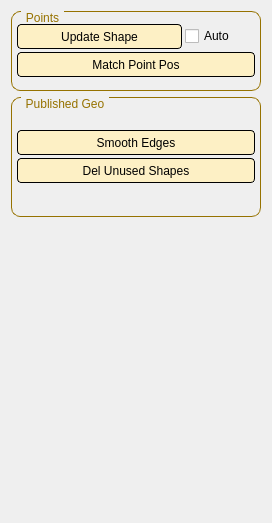
      <widget class="QWidget" name="tab_7">
       <attribute name="title">
        <string>Mesh Control</string>
       </attribute>
       <layout class="QGridLayout" name="gridLayout_50">
        <item row="0" column="0">
         <layout class="QGridLayout" name="gridLayout_48">
          <item row="0" column="0">
           <widget class="QGroupBox" name="groupBox_39">
            <property name="sizePolicy">
             <sizepolicy hsizetype="Preferred" vsizetype="Expanding">
              <horstretch>0</horstretch>
              <verstretch>0</verstretch>
             </sizepolicy>
            </property>
            <property name="minimumSize">
             <size>
              <width>250</width>
              <height>80</height>
             </size>
            </property>
            <property name="maximumSize">
             <size>
              <width>250</width>
              <height>80</height>
             </size>
            </property>
            <property name="styleSheet">
             <string notr="true">QGroupBox {
    border: 1px solid gray;
    border-radius: 9px;
    margin-top: 0.5em;
border-color:  rgb(150, 114, 0);
}

QGroupBox::title {
    subcontrol-origin: margin;
    left: 10px;
    padding: 0 3px 0 3px;
	color:  rgb(150, 114, 0);
}</string>
            </property>
            <property name="title">
             <string>Points</string>
            </property>
            <layout class="QGridLayout" name="gridLayout_31">
             <property name="leftMargin">
              <number>5</number>
             </property>
             <property name="topMargin">
              <number>5</number>
             </property>
             <property name="rightMargin">
              <number>5</number>
             </property>
             <property name="bottomMargin">
              <number>5</number>
             </property>
             <property name="spacing">
              <number>3</number>
             </property>
             <item row="0" column="0">
              <layout class="QGridLayout" name="gridLayout_28">
               <property name="spacing">
                <number>3</number>
               </property>
               <item row="0" column="0">
                <widget class="QPushButton" name="btn_meshUpdateOrig">
                 <property name="minimumSize">
                  <size>
                   <width>110</width>
                   <height>25</height>
                  </size>
                 </property>
                 <property name="toolTip">
                  <string>Updates Target mesh to shape of Source mesh. Works on Mesh, Select SOURCE then TARGET. Auto option for multi mesh updates.</string>
                 </property>
                 <property name="styleSheet">
                  <string notr="true">QPushButton{
border-style: solid;
border-color: black;
border-width: 1px;
border-radius: 4px;
background-color: rgb(253, 240, 197);
color: rgb(0, 0, 0);
}
QPushButton:hover {   
border-style: solid;
border-color: black;
border-width: 1px;
border-radius: 4px;
background-color: rgb(240, 240, 240
);
color: rgb(0, 0, 0);
}</string>
                 </property>
                 <property name="text">
                  <string>Update Shape</string>
                 </property>
                </widget>
               </item>
               <item row="0" column="1">
                <widget class="QCheckBox" name="chk_updateAuto">
                 <property name="enabled">
                  <bool>true</bool>
                 </property>
                 <property name="maximumSize">
                  <size>
                   <width>70</width>
                   <height>16777215</height>
                  </size>
                 </property>
                 <property name="toolTip">
                  <string>If checked, select the newly imported mdl alembic objects in the outliner. If NOT checked. Select SOURCE then TARGET for individual shape updates.</string>
                 </property>
                 <property name="text">
                  <string>Auto</string>
                 </property>
                 <property name="checked">
                  <bool>false</bool>
                 </property>
                </widget>
               </item>
               <item row="1" column="0" colspan="2">
                <widget class="QPushButton" name="btn_meshMatchPoint">
                 <property name="minimumSize">
                  <size>
                   <width>110</width>
                   <height>25</height>
                  </size>
                 </property>
                 <property name="toolTip">
                  <string>Target to follow source mesh transformation, and deformation. Works on Mesh, Nurbs, Curves. Select DRIVER then DRIVEN</string>
                 </property>
                 <property name="styleSheet">
                  <string notr="true">QPushButton{
border-style: solid;
border-color: black;
border-width: 1px;
border-radius: 4px;
background-color: rgb(253, 240, 197);
color: rgb(0, 0, 0);
}
QPushButton:hover {   
border-style: solid;
border-color: black;
border-width: 1px;
border-radius: 4px;
background-color: rgb(240, 240, 240
);
color: rgb(0, 0, 0);
}</string>
                 </property>
                 <property name="text">
                  <string>Match Point Pos</string>
                 </property>
                </widget>
               </item>
              </layout>
             </item>
            </layout>
           </widget>
          </item>
          <item row="1" column="0">
           <widget class="QGroupBox" name="groupBox_44">
            <property name="minimumSize">
             <size>
              <width>250</width>
              <height>120</height>
             </size>
            </property>
            <property name="maximumSize">
             <size>
              <width>250</width>
              <height>120</height>
             </size>
            </property>
            <property name="styleSheet">
             <string notr="true">QGroupBox {
    border: 1px solid gray;
    border-radius: 9px;
    margin-top: 0.5em;
border-color:  rgb(150, 114, 0);
}

QGroupBox::title {
    subcontrol-origin: margin;
    left: 10px;
    padding: 0 3px 0 3px;
	color:  rgb(150, 114, 0);
}</string>
            </property>
            <property name="title">
             <string>Published Geo</string>
            </property>
            <layout class="QGridLayout" name="gridLayout_121">
             <property name="leftMargin">
              <number>5</number>
             </property>
             <property name="topMargin">
              <number>5</number>
             </property>
             <property name="rightMargin">
              <number>5</number>
             </property>
             <property name="bottomMargin">
              <number>5</number>
             </property>
             <property name="spacing">
              <number>3</number>
             </property>
             <item row="0" column="0">
              <layout class="QGridLayout" name="gridLayout_32">
               <property name="spacing">
                <number>3</number>
               </property>
               <item row="1" column="0">
                <widget class="QPushButton" name="btn_delUnShp">
                 <property name="minimumSize">
                  <size>
                   <width>0</width>
                   <height>25</height>
                  </size>
                 </property>
                 <property name="toolTip">
                  <string>Delete unused shape nodes from the scene.</string>
                 </property>
                 <property name="styleSheet">
                  <string notr="true">QPushButton{
border-style: solid;
border-color: black;
border-width: 1px;
border-radius: 4px;
background-color: rgb(253, 240, 197);
color: rgb(0, 0, 0);
}
QPushButton:hover {   
border-style: solid;
border-color: black;
border-width: 1px;
border-radius: 4px;
background-color: rgb(240, 240, 240
);
color: rgb(0, 0, 0);
}</string>
                 </property>
                 <property name="text">
                  <string>Del Unused Shapes</string>
                 </property>
                </widget>
               </item>
               <item row="0" column="0">
                <widget class="QPushButton" name="btn_smoothEdges">
                 <property name="enabled">
                  <bool>true</bool>
                 </property>
                 <property name="minimumSize">
                  <size>
                   <width>0</width>
                   <height>25</height>
                  </size>
                 </property>
                 <property name="toolTip">
                  <string>Smooth polygon edges</string>
                 </property>
                 <property name="styleSheet">
                  <string notr="true">QPushButton{
border-style: solid;
border-color: black;
border-width: 1px;
border-radius: 4px;
background-color: rgb(253, 240, 197);
color: rgb(0, 0, 0);
}
QPushButton:hover {   
border-style: solid;
border-color: black;
border-width: 1px;
border-radius: 4px;
background-color: rgb(240, 240, 240
);
color: rgb(0, 0, 0);
}</string>
                 </property>
                 <property name="text">
                  <string>Smooth Edges</string>
                 </property>
                </widget>
               </item>
              </layout>
             </item>
            </layout>
           </widget>
          </item>
         </layout>
        </item>
        <item row="1" column="0">
         <spacer name="verticalSpacer_3">
          <property name="orientation">
           <enum>Qt::Vertical</enum>
          </property>
          <property name="sizeHint" stdset="0">
           <size>
            <width>20</width>
            <height>295</height>
           </size>
          </property>
         </spacer>
        </item>
       </layout>
      </widget>
